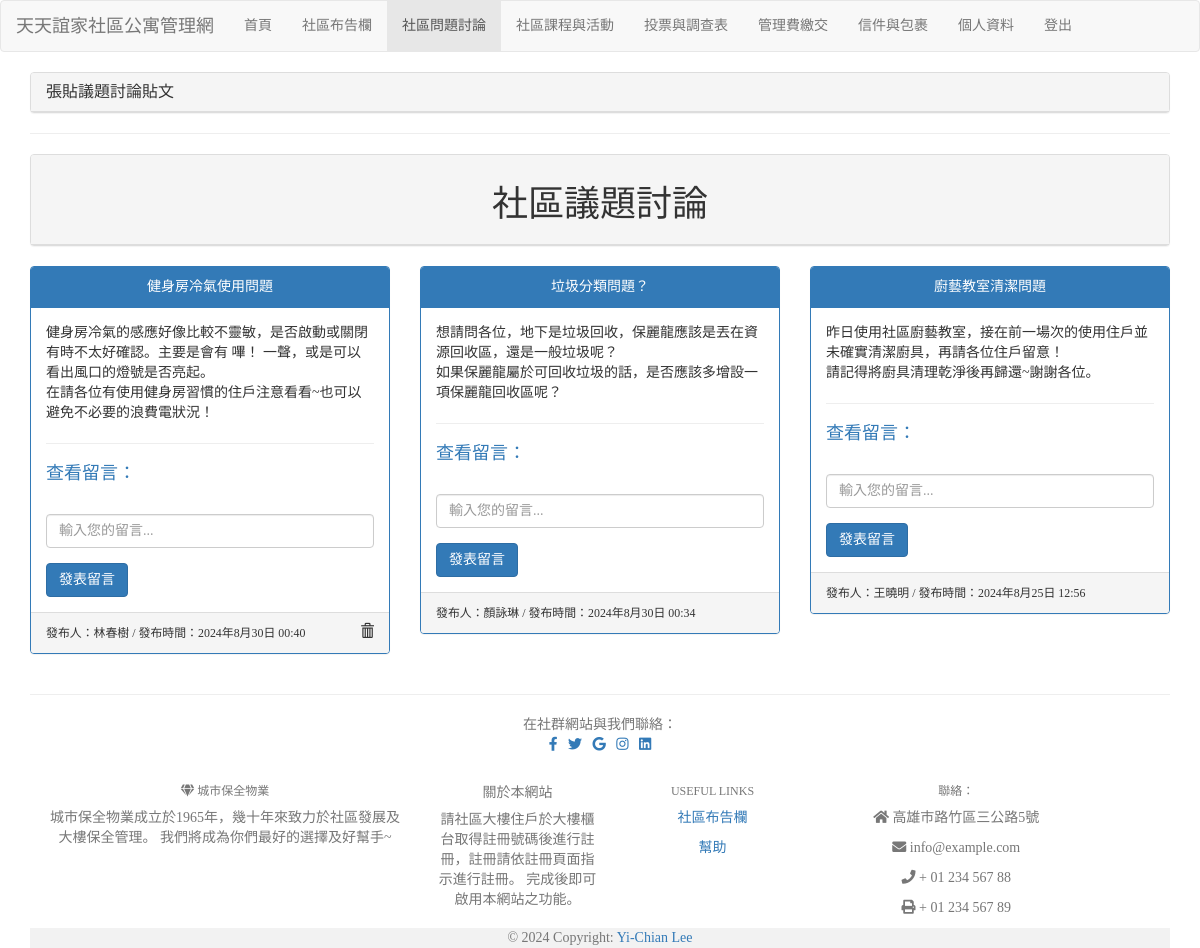
The page /forum/ (signed in) on the database its author committed.
### mysite/models.py (models this page shows, shortened)
class Forum(models.Model):
    user = models.ForeignKey(User, on_delete=models.CASCADE)
    title = models.CharField(max_length=100)
    body = models.TextField()
    posttime = models.DateTimeField(default=timezone.now)

### mysite/views.py (the view, shortened to what this page needs)
# urls.py: path('forum/', views.post_forum),
@login_required(login_url='/login/')
def post_forum(request, fid=None):
    if request.user.is_authenticated:
        username = request.user.username
        try:
            user = models.User.objects.get(username=username)
            forums = models.Forum.objects.order_by('-posttime')
        except:
            pass
    messages.get_messages(request)
    if request.method == 'POST':
        if 'comment_submit' in request.POST:
            comment_form = forms.CommentForm(request.POST)
            if comment_form.is_valid():
                comment = comment_form.save(commit=False)
                comment.user = request.user
                comment.forum = get_object_or_404(models.Forum, id=request.POST.get('forum_id'))
                comment.save()
                messages.info(request, "留言已張貼")
                return redirect('/forum')
        else:
            user = User.objects.get(username=username)
            forum = models.Forum(user = user)
            forum_form = forms.ForumForm(request.POST, instance=forum)
            if forum_form.is_valid():
                messages.add_message(request, messages.INFO, "討論議題已儲存")
                forum_form.save()
                return redirect('/forum')
            else:
                messages.add_message(request, messages.INFO, "張貼討論議題每項都要填寫")
    else:
        forum_form = forms.ForumForm()
        comment_form = forms.CommentForm()
    return render(request, 'forum.html', locals())

### mysite/forms.py
class CommentForm(forms.ModelForm):
    class Meta:
        model = models.Comment
        fields = ['body']
        widgets = {
            'body': forms.TextInput(attrs={'class':'form-control', 'placeholder':'輸入您的留言...'})
        }

class ForumForm(forms.ModelForm):
    class Meta:
        model = models.Forum
        fields = ['title', 'body', 'posttime']
        widgets = {
            'posttime':DatetimeInput(),
        }
    def __init__(self, *args, **kwargs):
        super(ForumForm, self).__init__(*args, **kwargs)
        self.fields['title'].label = '標題'
        self.fields['title'].widget.attrs.update({'class':'form-control'})
        self.fields['body'].label = '內容'
        self.fields['body'].widget.attrs.update({'class':'form-control'})
        self.fields['posttime'].label = '發布日期'
        self.fields['posttime'].widget.attrs.update({'class':'form-control'})

### mysite/templates/forum.html (shortened to what this page needs)
{% extends "base.html" %}
{% block content %}
<div class='container'>
    <div class="panel panel-default">
        <div class="panel-heading">
            <h4 class="panel-title"><a href="#collapsepost" data-toggle="collapse">張貼議題討論貼文</a></h4>
        </div>
    </div>
    <hr>
    <div class='row'>
        <div class='col-md-12'>
            <div class='panel panel-default'>
                <div class='panel-heading' align=center>
                    <h1>社區議題討論</h1>
                </div>
            </div>
        </div>
    </div>
    {% for forum in forums %}
    {% cycle "<div class='row'>" "" "" %}
        <div class='col-md-4'>
            <div class='panel panel-primary'>
                <div class='panel-heading' align=center>
                    {{ forum.title }}
                </div>
                <div class='panel-body'>
                    {{ forum.body | linebreaks }}
                    <hr>
                    <h4><a data-toggle="collapse" data-target="#commentsCollapse{{ forum.id }}" style="cursor: pointer;">查看留言：</a></h4>
                <br>
                <form method="POST" action=".">
                    <div class="form-group">
                        <div class="form-group">
                            {{ comment_form.body}}
                        </div>
                    </div>
                    <input type="submit" name="comment_submit" value="發表留言" class="btn btn-primary">
                </form>
            </div>
                <div class='panel-footer'>
                    <small>發布人：{{ forum.user }} / </small>
                    <small>發布時間：{{ forum.posttime }}</small>
            {% if request.user == forum.user%}
            <span class="glyphicon glyphicon-trash" onclick='go_delete({{forum.id}})' style="cursor: pointer; float: right;" ></span>
            {% endif %}
        </div>
    </div>
</div>
{% endfor %}
</div>
{% endblock %}

### mysite/templates/base.html (style rules this page uses)
h1, h2, h3, h4, h5, p, div { font-family: 微軟正黑體; }

### rows shown on the page
Forum: title "健身房冷氣使用問題", body "健身房冷氣的感應好像比較不靈敏，是否啟動或關閉有時不太好確認。主要是會有 嗶！ 一聲，或是可以看出風口的燈號是否亮起。 在請各位有使用健身房習慣的住戶注意看看~也可以避免不必要的浪費電狀況！", user "林春樹", posttime "2024年8月30日 00:40"
Forum: title "垃圾分類問題？", body "想請問各位，地下是垃圾回收，保麗龍應該是丟在資源回收區，還是一般垃圾呢？ 如果保麗龍屬於可回收垃圾的話，是否應該多增設一項保麗龍回收區呢？", user "顏詠琳", posttime "2024年8月30日 00:34"
Forum: title "廚藝教室清潔問題", body "昨日使用社區廚藝教室，接在前一場次的使用住戶並未確實清潔廚具，再請各位住戶留意！ 請記得將廚具清理乾淨後再歸還~謝謝各位。", user "王曉明", posttime "2024年8月25日 12:56"
